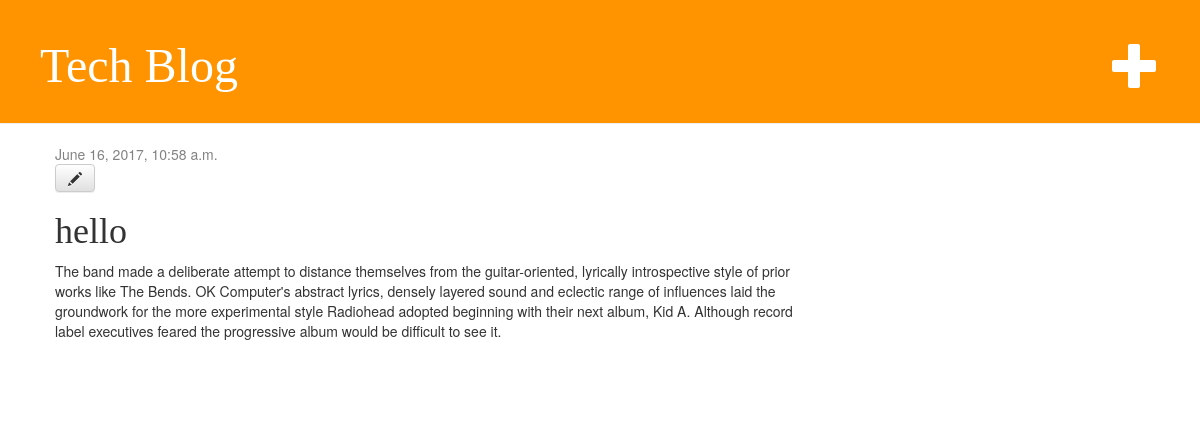
The app's page /posts/4/ (signed in) with its own data.
### blog/models.py (models this page shows, shortened)
class Post(models.Model):
    author = models.ForeignKey('auth.User')
    title = models.CharField(max_length=200)
    text = models.TextField()
    created_date = models.DateTimeField(
            default=timezone.now)
    published_date = models.DateTimeField(
            blank=True, null=True)

### blog/views.py (the view)
# urls.py: url(r'^posts/(?P<pk>\d+)/$', views.post_detail, name='post_detail'),
def post_detail(request,pk):
    post = get_object_or_404(Post, pk=pk)
    return render(request,'blog/post_individual.html', {'post':post})

### blog/templates/blog/post_individual.html
{% extends 'blog/index.html' %}
{% block content %}
    <div class="post">
        {% if post.published_date %}
            <div class="date">
                {{ post.published_date }}
            </div>
        {% endif %}
        {% if user.is_authenticated %}
          <a class="btn btn-default" href="{% url 'post_edit' pk=post.pk %}"><span class="glyphicon glyphicon-pencil"></span></a>
        {% endif %}
        <h1>{{ post.title }}</h1>
        <p>{{ post.text|linebreaksbr }}</p>
    </div>
{% endblock %}

### blog/static/css/style.css (style rules this page uses)
h1, h2, h3, h4 { font-family: 'Lobster', cursive; }
.date { color: #828282; }
.post { margin-bottom: 70px; }

### records on screen
Post: published_date "June 16, 2017, 10:58 a.m.", title "hello", text "The band made a deliberate attempt to distance themselves from the guitar-oriented, lyrically introspective style of prior works like The Bends. OK Computer's abstract lyrics, densely layered sound and eclectic range of influences laid the groundwork for the more experimental style Radiohead adopted beginning with their next album, Kid A. Although record label executives feared the progressive album would be difficult to see it."
